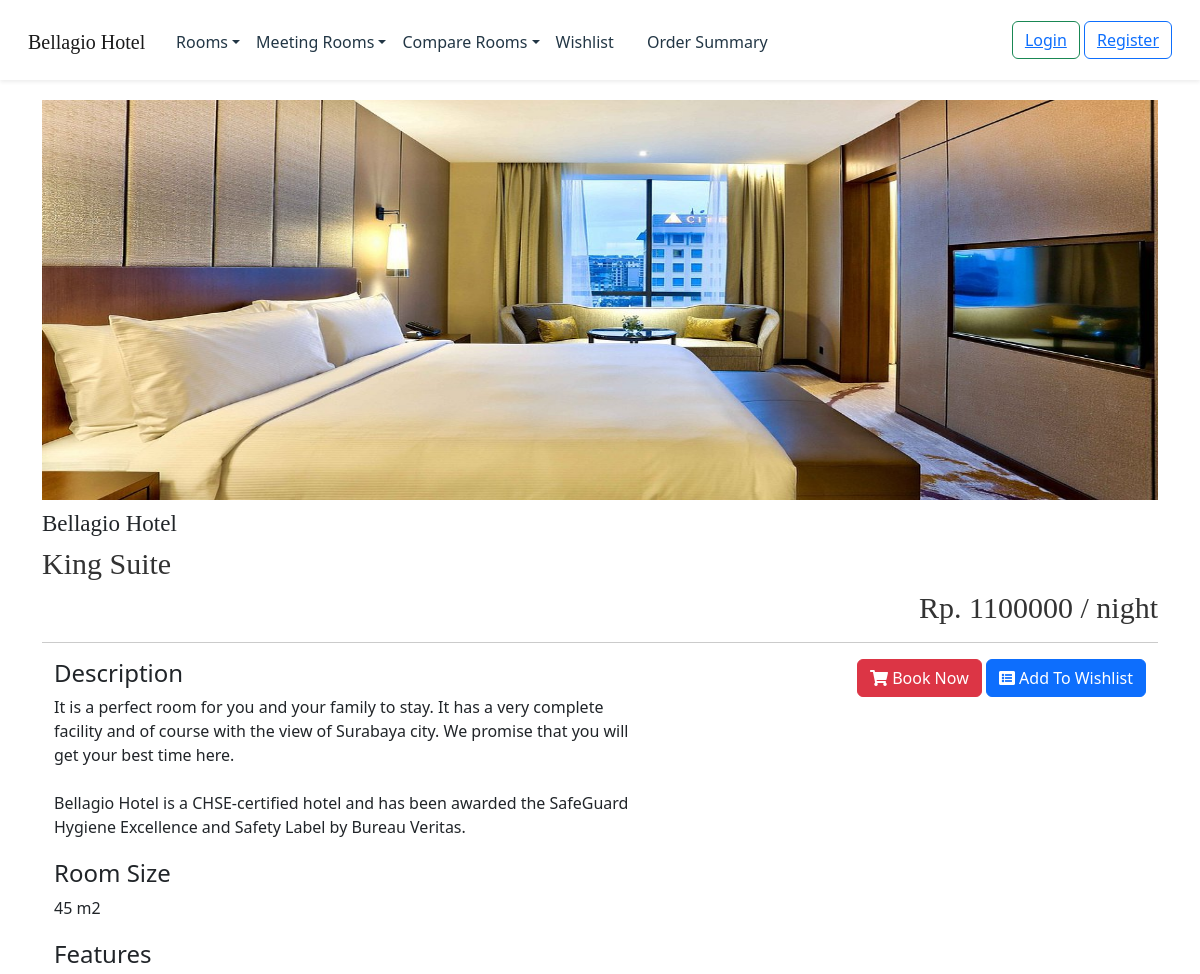
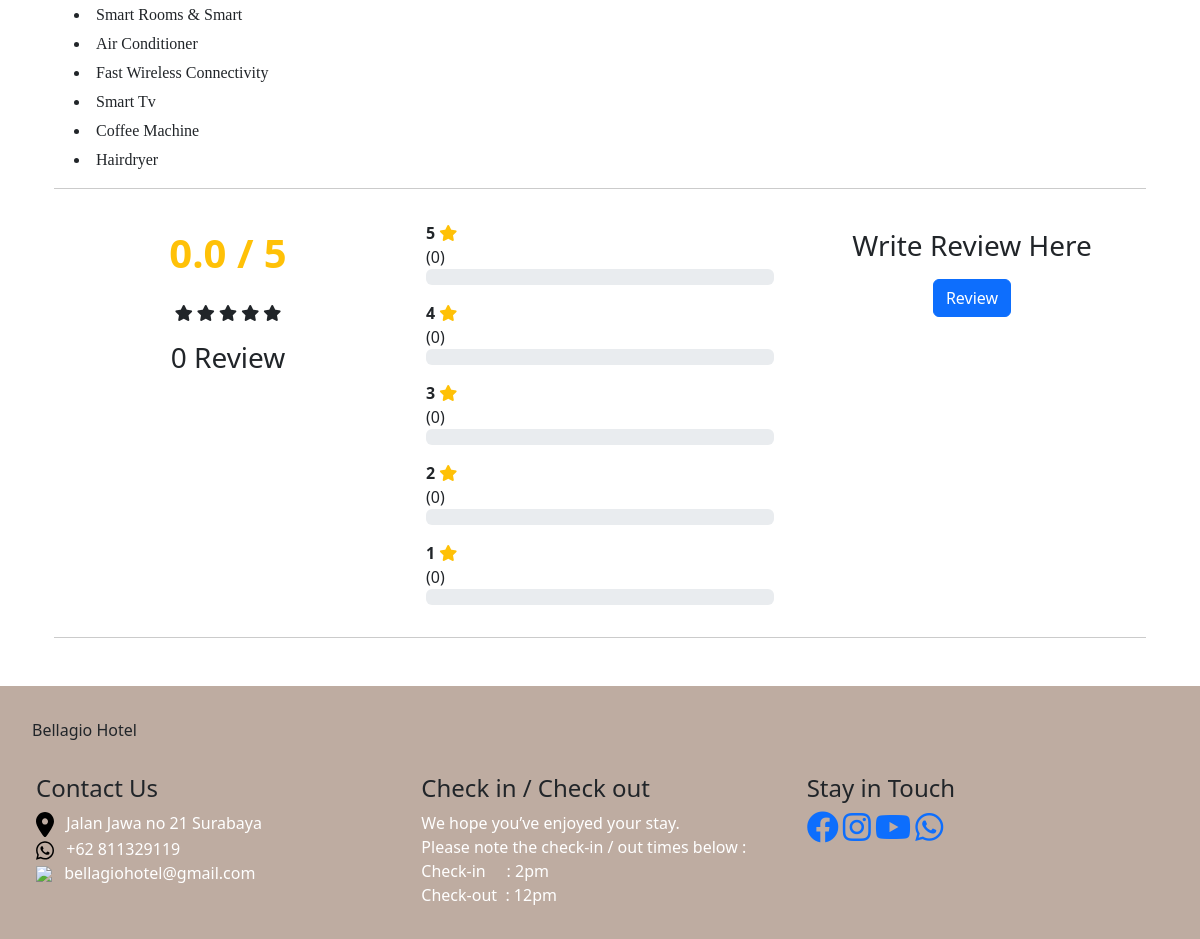
Screenshot of /Rooms.php?room_id=R003 with the database file from the repository (2 pictures, top to bottom).
### tables this page shows
CREATE TABLE `room` (
  `id_room` varchar(4) NOT NULL,
  `tipe_room` varchar(20) NOT NULL,
  `harga` int(8) NOT NULL,
  `stock` int(3) NOT NULL,
  `ukuran_room` int(3) NOT NULL,
  `image` varchar(100) NOT NULL,
  `detail` text DEFAULT NULL
);

CREATE TABLE `features` (
  `id` int(11) NOT NULL,
  `id_room` varchar(4) NOT NULL,
  `nama` varchar(30) NOT NULL
);

### Rooms.php (the view, shortened to what this page needs)
<?php
$tipe = $_GET['room_id'];;
?>
<!DOCTYPE html>
<html>
<head>
    <link href="https://cdn.jsdelivr.net/npm/bootstrap@5.2.3/dist/css/bootstrap.min.css" rel="stylesheet">
    <link rel="stylesheet" href="https://cdnjs.cloudflare.com/ajax/libs/bootstrap-datepicker/1.9.0/css/bootstrap-datepicker.min.css">
    <link rel="stylesheet" href="https://cdnjs.cloudflare.com/ajax/libs/font-awesome/4.7.0/css/font-awesome.min.css">
    <link rel="stylesheet" href="https://use.fontawesome.com/releases/v5.8.1/css/all.css">
</head>
<body>
    <nav class="navbar navbar-expand-lg bg-light bg-white px-lg-3 py-lg-2 shadow-sm sticky-top">
    <div class="container-fluid">
        <a class="navbar-brand" href="home.php">Bellagio Hotel</a>
        <div class="collapse navbar-collapse justify-content-between" id="navbarNav" >
        <ul class="navbar-nav ml-auto mb-2 mb-lg-0">
            <li class="nav-item dropdown">
          		<a class="nav-link dropdown-toggle" href="#" role="button" data-bs-toggle="dropdown" aria-expanded="false">Rooms</a>
        	</li>
            <li class="nav-item dropdown">
          		<a class="nav-link dropdown-toggle" href="#" role="button" data-bs-toggle="dropdown" aria-expanded="false">Meeting Rooms</a>
        	</li>
            <li class="nav-item dropdown">
          		<a class="nav-link dropdown-toggle" href="#" role="button" data-bs-toggle="dropdown" aria-expanded="false">Compare Rooms</a>
        	</li>
            <li class="nav-item">
            <a class="nav-link "  href="<?php echo (isset($_SESSION['id']))?'wishlist.php':'login.php' ?>"  style = "margin-right: 2ex">Wishlist</a>
            </li>
            <li class="nav-item">
            <a class="nav-link " href="<?php echo (isset($_SESSION['id']))?'Order Summary.php':'login.php' ?>" style = "margin-right: 2ex">Order Summary</a>
            </li>
        </ul>
        <div class = "login" >
			<?php
				if(isset($_SESSION["id"])){
					echo "<button type='button' class='btn btn-outline-danger'><a href = 'logout.php'>Logout</a></button>";
				}
				else{
					echo '<button type="button" class="btn btn-outline-success"><a href = "login.php">Login </a></button>
            			<button type="button" class="btn btn-outline-primary"><a href = "register.php">Register</a></button>';
			}
			?>
        </div>
    </div>
</nav>
	<div class = "container">
		<div class = "row">
			<div class = "col-md-12 mx-auto" >
				<div id = "gambar">
					<?php
							require 'connect.php';
							$sql = "SELECT * FROM room WHERE id_room='".$tipe."'";
							$res= mysqli_query($con,$sql);
							while($row=mysqli_fetch_array($res))
							{
								echo "<img src = '".$row['image']."'>";
							}
							?>
				</div>
				<div id = "title">
					<h3 style="font-size: 23px">Bellagio Hotel</h3>
				</div>
				<div id = "roomType">
					<h3 class = "p3" style="font-size: 30px;">
						<?php
							require 'connect.php';
							$sql = "SELECT * FROM room WHERE id_room='".$tipe."'";
							$res= mysqli_query($con,$sql);
							while($row=mysqli_fetch_array($res))
							{
								echo $row[1];
							}
							?>
					</h3>
				</div>
				<div id = "price" style = "text-align: right;">
					<h3 class = "p3" style="font-size: 30px;">
						<?php
							require 'connect.php';
							$sql = "SELECT * FROM room WHERE id_room='".$tipe."'";
							$res= mysqli_query($con,$sql);
							while($row=mysqli_fetch_array($res))
							{
								echo "Rp. ".$row[2]." / night";
							}
							?>
					</h3>
				</div>
				<hr>
				<div class = "container">
					<div class = "row">
						<div class = "col-7">
							<div id = "description" style="width: 95%">
							<h4>Description</h4>
							<?php
							require 'connect.php';
							$sql = "SELECT * FROM room WHERE id_room='".$tipe."'";
							$res= mysqli_query($con,$sql);
							while($row=mysqli_fetch_array($res))
							{
								echo $row[6];
							}
							?>
							<br>
							<br>
							Bellagio Hotel is a CHSE-certified hotel and has been awarded the SafeGuard Hygiene Excellence and Safety Label by Bureau Veritas.
							</div>
							<div id = "size">
								<h4>Room Size</h4>
								<?php
								require 'connect.php';
								$sql = "SELECT * FROM room WHERE id_room='".$tipe."'";
								$res= mysqli_query($con,$sql);
								while($row=mysqli_fetch_array($res))
								{
									echo $row[4]." m2";
								}
								?>
							</div>
							<div id  = "features">
							<h4>Features</h4>
							<?php
							require 'connect.php';
							$sql = "SELECT * FROM features WHERE id_room='".$tipe."'";
							$res= mysqli_query($con,$sql);
							while($row=mysqli_fetch_array($res))
							{
								echo "<li style = 'margin-top: 5px;'>$row[2]</li>";
							}
							?>
							</div>
						</div>
						<div class = "col-5 mx-auto" style="text-align: right;">
							<button class = "btn btn-danger"><i class="fa fa-shopping-cart" aria-hidden="true"></i> Book Now</button>
							<button class = "btn btn-primary"><i class="fa fa-list-alt" aria-hidden="true"></i> Add To Wishlist</button>
						</div>
					</div>
					<hr>
    			<div class="row">
    				<div class="col-sm-4 text-center" >
    					<h1 class="text-warning mt-4 mb-4">
    						<b><span id="average_rating">0.0</span> / 5</b>
    					</h1>
    					<div class="mb-3">
    						<i class="fas fa-star star-light mr-1 main_star"></i>
                            <i class="fas fa-star star-light mr-1 main_star"></i>
                            <i class="fas fa-star star-light mr-1 main_star"></i>
                            <i class="fas fa-star star-light mr-1 main_star"></i>
                            <i class="fas fa-star star-light mr-1 main_star"></i>
	    				</div>
    					<h3><span id="total_review">0</span> Review</h3>
    				</div>
    				<div class="col-sm-4">
    					<p>
                            <div class="progress-label-left"><b>5</b> <i class="fas fa-star text-warning"></i></div>
                            <div class="progress-label-right">(<span id="total_five_star_review">0</span>)</div>
                            <div class="progress">
                            </div>
                        </p>
    					<p>
                            <div class="progress-label-left"><b>4</b> <i class="fas fa-star text-warning"></i></div>
                            <div class="progress-label-right">(<span id="total_four_star_review">0</span>)</div>
                            <div class="progress">
                            </div>
                        </p>
    					<p>
                            <div class="progress-label-left"><b>3</b> <i class="fas fa-star text-warning"></i></div>
                            <div class="progress-label-right">(<span id="total_three_star_review">0</span>)</div>
                            <div class="progress">
                            </div>
                        </p>
    					<p>
                            <div class="progress-label-left"><b>2</b> <i class="fas fa-star text-warning"></i></div>
                            <div class="progress-label-right">(<span id="total_two_star_review">0</span>)</div>
                            <div class="progress">
                            </div>
                        </p>
    					<p>
                            <div class="progress-label-left"><b>1</b> <i class="fas fa-star text-warning"></i></div>
                            <div class="progress-label-right">(<span id="total_one_star_review">0</span>)</div>
                            <div class="progress">
                            </div>
                        </p>
    				</div>
    				<div class="col-sm-4 text-center">
    					<h3 class="mt-4 mb-3">Write Review Here</h3>
    					<button type="button" name="add_review" id="add_review" class="btn btn-primary">Review</button>
    				</div>
					</div>
	<hr>
				</div>
			</div>
		</div>
	</div>
<div id = "footer" style = "background-color:rgb(190, 172, 161); padding: 2rem; " >
<p id = "judulFooter"> Bellagio Hotel </p>
<div class="row justify-content-around" style = "margin-left : -0.5rem; " >
    <div class="col-4" >
    <h4 style = "margin-top : 1rem;">Contact Us</h4>
    <img src="svg/location.svg" width = "5%">
    <h7 style = "margin-left : 0.5rem; color: rgb(255, 255, 255)">Jalan Jawa no 21 Surabaya</h7>
    <br>
    <img src="svg/whatsapp.svg" width = "5% margin-top: 1%;">
    <h7 style = "margin-left : 0.5rem; color: rgb(255, 255, 255) ">+62 811329119</h7>
    <br>
    <img src="svg/email.svg" width = "5% margin-top: 1%;">
    <h7 style = "margin-left : 0.5rem;  color: rgb(255, 255, 255)">bellagiohotel@gmail.com</h7>
    </div>
    <div class="col-4"  >
    <h4 style = "margin-top : 1rem;">Check in / Check out</h4>
    <h7 style = "  color: rgb(255, 255, 255);">We hope you’ve enjoyed your stay. <br> Please note the check-in / out times below :
    <br>
    Check-in &nbsp;&nbsp;&nbsp;&nbsp;: 2pm
    <br>
    Check-out&nbsp;&nbsp;: 12pm</h7>
    </div>
    <div class="col-4">
    <h4 style = "margin-top : 1rem;">Stay in Touch</h4>
        <a class = "socmed" href="https://www.facebook.com/bellagiolasvegas/"><i class="fab fa-facebook fa-2x"></i></a>
        <a class = "socmed" href="https://instagram.com/bellagio_hotel?igshid=NDk5N2NlZjQ="><i class="fab fa-instagram fa-2x"></i></a>
        <a class = "socmed" href="https://www.youtube.com/watch?v=gPzD5OvYp04"><i class="fab fa-youtube fa-2x"></i></a>
        <a class = "socmed" href="https://wa.me/0811329119"><i class="fab fa-whatsapp fa-2x"></i></a>
    </div>
  </div>
</div>
</body>
</html>

### Rooms.php (style rules this page uses)
#gambar { margin-top: 20px; position: relative; }
#title { margin-top: 10px; font-family : 'patrick', cursive; }
#gambar img { width: 100%; height: 400px; }
.p3 { font-family: PlayfairDisplay,Georgia,Times New Roman,serif; color: #333; }
#size { margin-top: 20px; }
#features { margin-top: 20px; }
#features li { margin-left : 20px; font-family: PlayfairDisplay,Georgia,Times New Roman,serif; }
body { box-sizing : border-box; overflow-x: hidden; width: 100%; height : 100%; margin : 0; padding : 0; }
.nav-link { text-decoration:none; color:rgba(34,54,69,7); font-weight : 500; margin-top : 0.2rem; }
hr { border: none; height: 1px; color: #333; background-color: #333; }
ul { list-style-type : none; }
.navbar { background : white; height : 0rem; min-height : 10vh; }
.navbar-brand { font-family : 'patrick', cursive; margin-right : 2%; margin-top : 0.2rem; }

### rows the page displays
room: image (picture), tipe_room "King Suite", harga "1100000", detail "It is a perfect room for you and your family to stay. It has a very complete facility and of course with the view of Surabaya city. We promise that you will get your best time here.", ukuran_room "45"
features: nama "Smart Rooms & Smart"
features: nama "Air Conditioner"
features: nama "Fast Wireless Connectivity"
features: nama "Smart Tv"
features: nama "Coffee Machine"
features: nama "Hairdryer"
